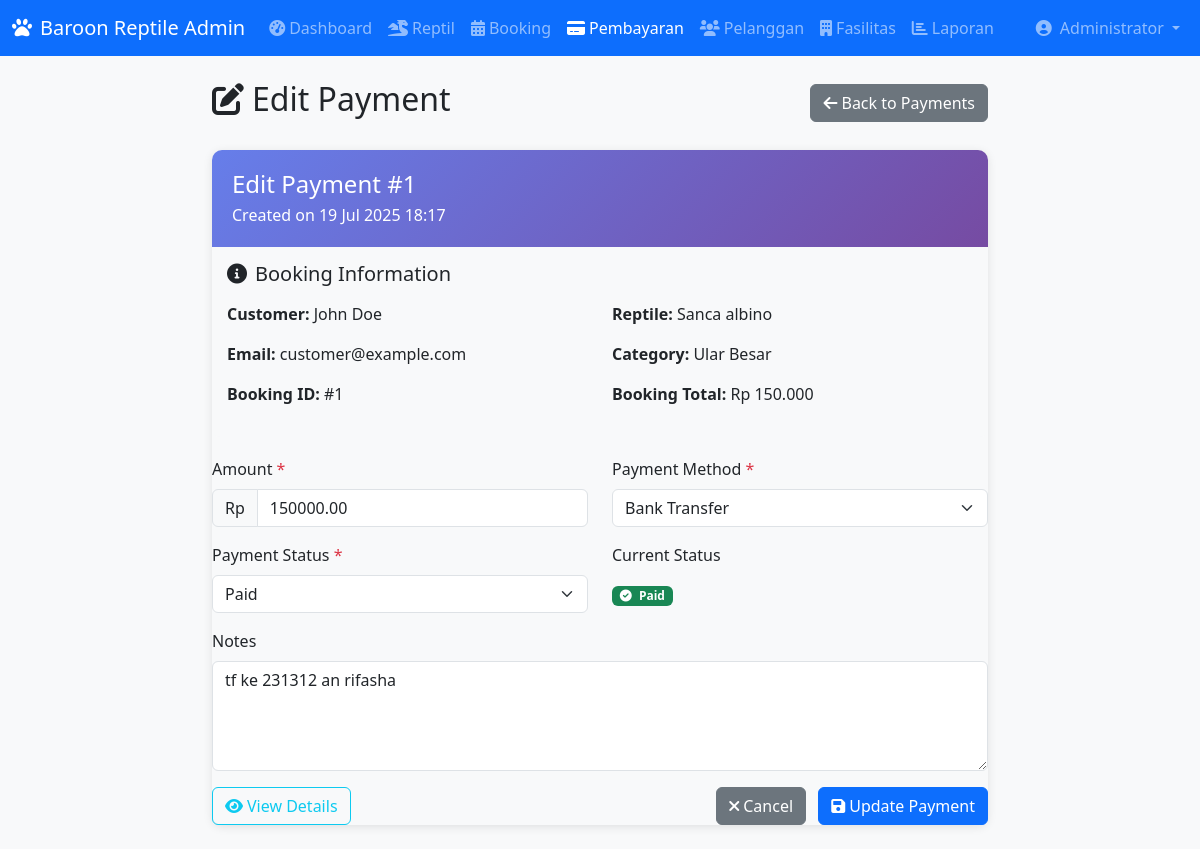
Screenshot of /admin/edit_payment.php?id=1 (signed in) with the database file from the repository.
### tables this page shows
CREATE TABLE IF NOT EXISTS `payments` (
  `id` int(11) NOT NULL AUTO_INCREMENT,
  `booking_id` int(11) NOT NULL,
  `amount` decimal(10,2) NOT NULL,
  `payment_method` enum('cash','transfer','credit_card') NOT NULL,
  `payment_status` enum('pending','paid','failed') DEFAULT 'pending',
  `payment_date` timestamp NULL DEFAULT NULL,
  `proof_image` varchar(255) DEFAULT NULL,
  `notes` text DEFAULT NULL,
  `created_at` timestamp NOT NULL DEFAULT current_timestamp(),
  PRIMARY KEY (`id`),
  KEY `booking_id` (`booking_id`),
  CONSTRAINT `payments_ibfk_1` FOREIGN KEY (`booking_id`) REFERENCES `bookings` (`id`) ON DELETE CASCADE
);

CREATE TABLE IF NOT EXISTS `users` (
  `id` int(11) NOT NULL AUTO_INCREMENT,
  `username` varchar(50) NOT NULL,
  `email` varchar(100) NOT NULL,
  `password` varchar(255) NOT NULL,
  `full_name` varchar(100) NOT NULL,
  `phone` varchar(20) DEFAULT NULL,
  `address` text DEFAULT NULL,
  `role` enum('admin','customer') DEFAULT 'customer',
  `status` enum('active','inactive') DEFAULT 'active',
  `created_at` timestamp NOT NULL DEFAULT current_timestamp(),
  `updated_at` timestamp NOT NULL DEFAULT current_timestamp() ON UPDATE current_timestamp(),
  PRIMARY KEY (`id`),
  UNIQUE KEY `username` (`username`),
  UNIQUE KEY `email` (`email`)
);

CREATE TABLE IF NOT EXISTS `bookings` (
  `id` int(11) NOT NULL AUTO_INCREMENT,
  `customer_id` int(11) NOT NULL,
  `reptile_id` int(11) NOT NULL,
  `start_date` date NOT NULL,
  `end_date` date NOT NULL,
  `total_days` int(11) NOT NULL,
  `price_per_day` decimal(10,2) NOT NULL,
  `total_price` decimal(10,2) NOT NULL,
  `status` enum('pending','confirmed','in_progress','completed','cancelled') DEFAULT 'pending',
  `notes` text DEFAULT NULL,
  `created_at` timestamp NOT NULL DEFAULT current_timestamp(),
  `updated_at` timestamp NOT NULL DEFAULT current_timestamp() ON UPDATE current_timestamp(),
  PRIMARY KEY (`id`),
  KEY `customer_id` (`customer_id`),
  KEY `reptile_id` (`reptile_id`),
  CONSTRAINT `bookings_ibfk_1` FOREIGN KEY (`customer_id`) REFERENCES `users` (`id`) ON DELETE CASCADE,
  CONSTRAINT `bookings_ibfk_2` FOREIGN KEY (`reptile_id`) REFERENCES `reptiles` (`id`) ON DELETE CASCADE
);

CREATE TABLE IF NOT EXISTS `reptiles` (
  `id` int(11) NOT NULL AUTO_INCREMENT,
  `customer_id` int(11) NOT NULL,
  `category_id` int(11) NOT NULL,
  `name` varchar(100) NOT NULL,
  `species` varchar(100) DEFAULT NULL,
  `age` varchar(20) DEFAULT NULL,
  `weight` decimal(5,2) DEFAULT NULL,
  `length` decimal(5,2) DEFAULT NULL,
  `gender` enum('male','female','unknown') DEFAULT NULL,
  `special_needs` text DEFAULT NULL,
  `photo` varchar(255) DEFAULT NULL,
  `status` enum('active','completed','cancelled') DEFAULT 'active',
  `created_at` timestamp NOT NULL DEFAULT current_timestamp(),
  `updated_at` timestamp NOT NULL DEFAULT current_timestamp() ON UPDATE current_timestamp(),
  PRIMARY KEY (`id`),
  KEY `customer_id` (`customer_id`),
  KEY `category_id` (`category_id`),
  CONSTRAINT `reptiles_ibfk_1` FOREIGN KEY (`customer_id`) REFERENCES `users` (`id`) ON DELETE CASCADE,
  CONSTRAINT `reptiles_ibfk_2` FOREIGN KEY (`category_id`) REFERENCES `reptile_categories` (`id`)
);

CREATE TABLE IF NOT EXISTS `reptile_categories` (
  `id` int(11) NOT NULL AUTO_INCREMENT,
  `name` varchar(50) NOT NULL,
  `description` text DEFAULT NULL,
  `price_per_day` decimal(10,2) NOT NULL,
  `created_at` timestamp NOT NULL DEFAULT current_timestamp(),
  PRIMARY KEY (`id`)
);

### admin/edit_payment.php (the view, shortened to what this page needs)
<?php
$payment_id = isset($_GET['id']) ? (int)$_GET['id'] : 0;
try {
    $db = getDB();
    $stmt = $db->prepare("
        SELECT p.*,
               b.id as booking_id, b.start_date, b.end_date, b.total_price as booking_total,
               u.full_name as customer_name, u.email as customer_email,
               r.name as reptile_name,
               rc.name as category_name
        FROM payments p
        LEFT JOIN bookings b ON p.booking_id = b.id
        LEFT JOIN users u ON b.customer_id = u.id
        LEFT JOIN reptiles r ON b.reptile_id = r.id
        LEFT JOIN reptile_categories rc ON r.category_id = rc.id
        WHERE p.id = ?
    ");
    $stmt->execute([$payment_id]);
    $payment = $stmt->fetch(PDO::FETCH_ASSOC);
} catch (Exception $e) {
    $message = 'error:Terjadi kesalahan sistem.';
    error_log("Error in edit_payment.php: " . $e->getMessage());
}
$status_config = [
    'pending' => ['class' => 'warning', 'icon' => 'clock', 'text' => 'Pending'],
    'paid' => ['class' => 'success', 'icon' => 'check-circle', 'text' => 'Paid'],
    'failed' => ['class' => 'danger', 'icon' => 'times-circle', 'text' => 'Failed']
];
$payment_methods = ['cash', 'transfer', 'credit_card'];
$method_labels = [
    'cash' => 'Cash',
    'transfer' => 'Bank Transfer',
    'credit_card' => 'Credit Card'
];
?>
<!DOCTYPE html>
<html lang="id">
<head>
    <link href="https://cdn.jsdelivr.net/npm/bootstrap@5.3.0/dist/css/bootstrap.min.css" rel="stylesheet">
    <link href="https://cdnjs.cloudflare.com/ajax/libs/font-awesome/6.0.0/css/all.min.css" rel="stylesheet">
</head>
<body class="bg-light">
    <?php include '../includes/admin_navbar.php'; ?>
    <div class="container-fluid py-4">
        <div class="row justify-content-center">
            <div class="col-lg-8">
                <div class="d-flex justify-content-between align-items-center mb-4">
                    <h2><i class="fas fa-edit me-2"></i>Edit Payment</h2>
                    <a href="payments.php" class="btn btn-secondary">
                        <i class="fas fa-arrow-left me-1"></i>Back to Payments
                    </a>
                </div>
                <div class="edit-card">
                    <div class="edit-header">
                        <h4 class="mb-1">Edit Payment #<?php echo $payment['id']; ?></h4>
                        <p class="mb-0">Created on <?php echo date('d M Y H:i', strtotime($payment['created_at'])); ?></p>
                    </div>
                    <div class="card-body">
                        <div class="info-section">
                            <h5 class="mb-3"><i class="fas fa-info-circle me-2"></i>Booking Information</h5>
                            <div class="row">
                                <div class="col-md-6">
                                    <p><strong>Customer:</strong> <?php echo htmlspecialchars($payment['customer_name']); ?></p>
                                    <p><strong>Email:</strong> <?php echo htmlspecialchars($payment['customer_email']); ?></p>
                                    <p><strong>Booking ID:</strong> #<?php echo $payment['booking_id']; ?></p>
                                </div>
                                <div class="col-md-6">
                                    <p><strong>Reptile:</strong> <?php echo htmlspecialchars($payment['reptile_name']); ?></p>
                                    <p><strong>Category:</strong> <?php echo htmlspecialchars($payment['category_name']); ?></p>
                                    <p><strong>Booking Total:</strong> Rp <?php echo number_format($payment['booking_total'], 0, ',', '.'); ?></p>
                                </div>
                            </div>
                        </div>
                        <form method="POST">
                            <div class="row">
                                <div class="col-md-6">
                                    <div class="mb-3">
                                        <label for="amount" class="form-label">Amount <span class="text-danger">*</span></label>
                                        <div class="input-group">
                                            <span class="input-group-text">Rp</span>
                                            <input type="number" class="form-control" id="amount" name="amount"
                                                   value="<?php echo $payment['amount']; ?>" required min="1" step="1">
                                        </div>
                                    </div>
                                </div>
                                <div class="col-md-6">
                                    <div class="mb-3">
                                        <label for="payment_method" class="form-label">Payment Method <span class="text-danger">*</span></label>
                                        <select class="form-select" id="payment_method" name="payment_method" required>
                                            <?php foreach ($payment_methods as $method): ?>
                                                <option value="<?php echo $method; ?>"
                                                        <?php echo $payment['payment_method'] === $method ? 'selected' : ''; ?>>
                                                    <?php echo $method_labels[$method]; ?>
                                                </option>
                                            <?php endforeach; ?>
                                        </select>
                                    </div>
                                </div>
                            </div>
                            <div class="row">
                                <div class="col-md-6">
                                    <div class="mb-3">
                                        <label for="payment_status" class="form-label">Payment Status <span class="text-danger">*</span></label>
                                        <select class="form-select" id="payment_status" name="payment_status" required>
                                            <?php foreach ($status_config as $key => $config): ?>
                                                <option value="<?php echo $key; ?>"
                                                        <?php echo $payment['payment_status'] === $key ? 'selected' : ''; ?>>
                                                    <?php echo $config['text']; ?>
                                                </option>
                                            <?php endforeach; ?>
                                        </select>
                                    </div>
                                </div>
                                <div class="col-md-6">
                                    <div class="mb-3">
                                        <label class="form-label">Current Status</label>
                                        <div class="form-control-plaintext">
                                            <?php $status = $status_config[$payment['payment_status']] ?? $status_config['pending']; ?>
                                            <span class="badge bg-<?php echo $status['class']; ?>">
                                                <i class="fas fa-<?php echo $status['icon']; ?> me-1"></i>
                                                <?php echo $status['text']; ?>
                                            </span>
                                        </div>
                                    </div>
                                </div>
                            </div>
                            <div class="mb-3">
                                <label for="notes" class="form-label">Notes</label>
                                <textarea class="form-control" id="notes" name="notes" rows="4"
                                          placeholder="Add any notes about this payment..."><?php echo htmlspecialchars($payment['notes']); ?></textarea>
                            </div>
                            <div class="d-flex justify-content-between">
                                <div>
                                    <a href="view_payment.php?id=<?php echo $payment['id']; ?>" class="btn btn-outline-info">
                                        <i class="fas fa-eye me-1"></i>View Details
                                    </a>
                                </div>
                                <div>
                                    <a href="payments.php" class="btn btn-secondary me-2">
                                        <i class="fas fa-times me-1"></i>Cancel
                                    </a>
                                    <button type="submit" class="btn btn-primary">
                                        <i class="fas fa-save me-1"></i>Update Payment
                                    </button>
                                </div>
                            </div>
                        </form>
                    </div>
                </div>
            </div>
        </div>
    </div>
</body>
</html>

### admin/edit_payment.php (style rules this page uses)
.edit-card { border: none; box-shadow: 0 2px 10px rgba(0,0,0,0.1); border-radius: 10px; }
.edit-header { background: linear-gradient(135deg, #667eea 0%, #764ba2 100%); color: white; padding: 20px; border-radius: 10px 10px 0 0; }
.info-section { background-color: #f8f9fa; padding: 15px; border-radius: 8px; margin-bottom: 20px; }

### rows the page displays
payments: id "1", created_at "19 Jul 2025 18:17", users.full_name "John Doe", users.email "customer@example.com", booking "1", reptiles.name "Sanca albino", reptile_categories.name "Ular Besar", booking.total_price "150.000", amount "150000.00", payment_method "Bank Transfer", payment_status "Paid", notes "tf ke 231312 an rifasha"

### other values shown
$_SESSION['full_name'] "Administrator"
